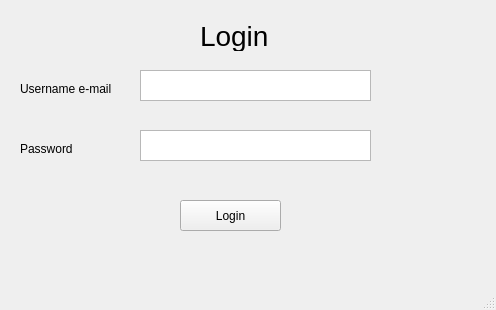
<?xml version="1.0" encoding="UTF-8"?>
<ui version="4.0">
 <class>MainWindow</class>
 <widget class="QMainWindow" name="MainWindow">
  <property name="geometry">
   <rect>
    <x>0</x>
    <y>0</y>
    <width>496</width>
    <height>310</height>
   </rect>
  </property>
  <property name="windowTitle">
   <string>MainWindow</string>
  </property>
  <widget class="QWidget" name="centralwidget">
   <widget class="QLabel" name="label">
    <property name="geometry">
     <rect>
      <x>20</x>
      <y>80</y>
      <width>121</width>
      <height>17</height>
     </rect>
    </property>
    <property name="text">
     <string>Username e-mail</string>
    </property>
   </widget>
   <widget class="QLabel" name="label_2">
    <property name="geometry">
     <rect>
      <x>20</x>
      <y>140</y>
      <width>67</width>
      <height>17</height>
     </rect>
    </property>
    <property name="text">
     <string>Password</string>
    </property>
   </widget>
   <widget class="QPushButton" name="pushButton">
    <property name="geometry">
     <rect>
      <x>180</x>
      <y>200</y>
      <width>101</width>
      <height>31</height>
     </rect>
    </property>
    <property name="text">
     <string>Login</string>
    </property>
   </widget>
   <widget class="QTextEdit" name="textEdit">
    <property name="geometry">
     <rect>
      <x>140</x>
      <y>70</y>
      <width>231</width>
      <height>31</height>
     </rect>
    </property>
   </widget>
   <widget class="QLabel" name="label_3">
    <property name="geometry">
     <rect>
      <x>200</x>
      <y>20</y>
      <width>71</width>
      <height>31</height>
     </rect>
    </property>
    <property name="font">
     <font>
      <pointsize>21</pointsize>
     </font>
    </property>
    <property name="text">
     <string>Login</string>
    </property>
   </widget>
   <widget class="QTextEdit" name="textEdit_2">
    <property name="geometry">
     <rect>
      <x>140</x>
      <y>130</y>
      <width>231</width>
      <height>31</height>
     </rect>
    </property>
   </widget>
  </widget>
  <widget class="QMenuBar" name="menubar">
   <property name="geometry">
    <rect>
     <x>0</x>
     <y>0</y>
     <width>496</width>
     <height>22</height>
    </rect>
   </property>
  </widget>
  <widget class="QStatusBar" name="statusbar"/>
 </widget>
 <resources/>
 <connections/>
</ui>
